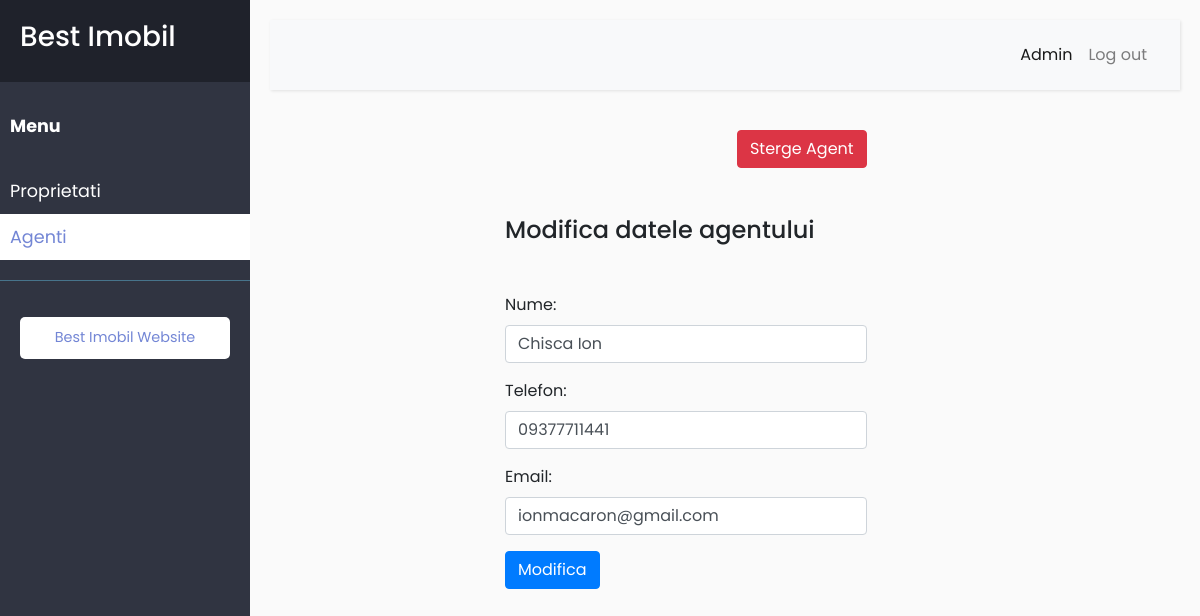
/adminpanel.php?page=admin-agent-edit&id=1 (signed in), run on the app's committed database.
### tables this page shows
CREATE TABLE `agenti` (
  `id` int(11) NOT NULL,
  `nume` varchar(255) DEFAULT NULL,
  `telefon` varchar(255) DEFAULT NULL,
  `email` varchar(255) DEFAULT NULL
);

### admin-agent-edit.php (the view, shortened to what this page needs)
<?php
  $agent = null;
  if(isset($_GET['id'])) {
    $agent_id = $_GET['id'];
    $result = $mysql->query("SELECT * FROM `agenti` WHERE `id` = '$agent_id' LIMIT 1 ");
    $agent = $result->fetch_assoc();
  }
?>
<?php if($agent): ?>
<div class="row mb-5">
  <div class="col-md-5 offset-md-3">
    <form action="adminpanel.php?page=admin-agent-edit" method="post" class="text-right">
      <button type="submit" name="button" value="delete" class="btn btn-danger">Sterge Agent</button>
    </form>
  </div>
</div>
<div class="row">
  <div class="col-md-5 offset-md-3">
    <h4 class="mb-5">Modifica datele agentului</h4>
    <form action="adminpanel.php?page=admin-agent-edit" method="post">
      <div class="form-group">
        <label for="name">Nume:</label>
        <input type="text" class="form-control" name="name" id="name" value="<?php echo $agent['nume']; ?>" />
      </div>
      <div class="form-group">
        <label for="phone">Telefon:</label>
        <input type="text" class="form-control" name="phone" id="phone" value="<?php echo $agent['telefon']; ?>" />
      </div>
      <div class="form-group">
        <label for="email">Email:</label>
        <input type="email" class="form-control" name="email" id="email" value="<?php echo $agent['email']; ?>" />
      </div>
      <button type="submit" name="button" value="update" class="btn btn-primary">Modifica</button>
    </form>
  </div>
</div>
<?php else: ?>
  <div class="alert alert-danger" role="alert">Agentul selectat nu exista!</div>
<?php endif; ?>

### styles/admin.css (style rules this page uses)
body { font-family: "Poppins", sans-serif; background: #fafafa; }

### data on the page
agenti: name "Chisca Ion", phone "09377711441", email "ionmacaron@gmail.com"
